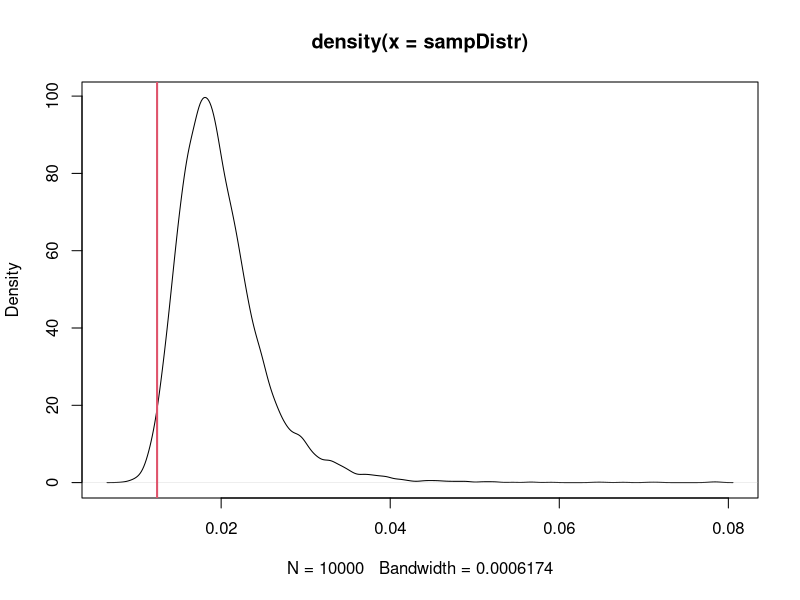

Reproduce this figure in R.
#generate fictional "empirical" dataset to test

#sample 'A's from uniform in interval 0 to 1 (can rescale to any interval by multiplying by total length)
nA <- 25
A <- rbeta(n = nA, shape1 = 1, shape2 = 1)

#sample 'B's from beta with expectations drawn from As
abratio <- function(expectation){return((1-expectation)/expectation)}
a <- 50
b <- a * abratio(A)
nB <- 37
B <- rbeta(n = nB, shape1 = a, shape2 = sample(b, nB, T))

#calculate average minimum distance of each B from A
avgMinDist <- mean(sapply(1:length(B), function(x) min(abs(A - B[x]))))

#get sampling distribution from null model where A, B are iid ~unif(0,1)
nSamp <- 1E4
sampDistr <- sapply(1:nSamp, function(x) {A <- runif(n = nA, 0, 1); 
                                          B <- runif(n = nB, 0, 1); 
                                          mean(sapply(1:length(B), function(x) min(abs(A - B[x]))))})
p.value <- sum(avgMinDist > sampDistr)/nSamp
p.value
plot(density(sampDistr)); abline(v = avgMinDist, col = 2, lwd = 2)


